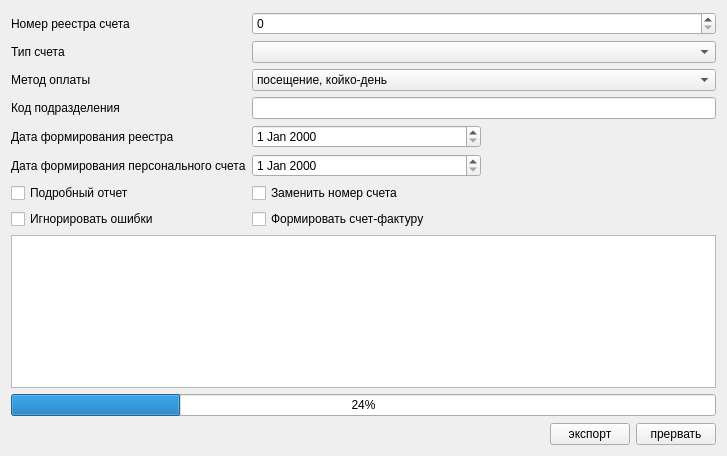
<?xml version="1.0" encoding="UTF-8"?>
<ui version="4.0">
 <class>ExportR23NativePage1</class>
 <widget class="QWidget" name="ExportR23NativePage1">
  <property name="geometry">
   <rect>
    <x>0</x>
    <y>0</y>
    <width>727</width>
    <height>456</height>
   </rect>
  </property>
  <property name="windowTitle">
   <string>Form</string>
  </property>
  <layout class="QGridLayout">
   <item row="4" column="1" colspan="2">
    <widget class="QComboBox" name="cmbPayMethod">
     <item>
      <property name="text">
       <string>посещение, койко-день</string>
      </property>
     </item>
     <item>
      <property name="text">
       <string>простая, сложная и комплексная</string>
      </property>
     </item>
     <item>
      <property name="text">
       <string>законченный случай лечения</string>
      </property>
     </item>
    </widget>
   </item>
   <item row="1" column="1" colspan="2">
    <widget class="QSpinBox" name="edtRegistryNumber">
     <property name="maximum">
      <number>99999</number>
     </property>
    </widget>
   </item>
   <item row="14" column="0" colspan="3">
    <layout class="QHBoxLayout" name="horizontalLayout">
     <item>
      <spacer>
       <property name="orientation">
        <enum>Qt::Horizontal</enum>
       </property>
       <property name="sizeHint" stdset="0">
        <size>
         <width>40</width>
         <height>20</height>
        </size>
       </property>
      </spacer>
     </item>
     <item>
      <widget class="QPushButton" name="btnExport">
       <property name="text">
        <string>экспорт</string>
       </property>
      </widget>
     </item>
     <item>
      <widget class="QPushButton" name="btnCancel">
       <property name="text">
        <string>прервать</string>
       </property>
      </widget>
     </item>
    </layout>
   </item>
   <item row="2" column="1" colspan="2">
    <widget class="CRBComboBox" name="cmbAccountType"/>
   </item>
   <item row="1" column="0">
    <widget class="QLabel" name="lblRegistryNumber">
     <property name="text">
      <string>Номер реестра счета</string>
     </property>
     <property name="buddy">
      <cstring>edtRegistryNumber</cstring>
     </property>
    </widget>
   </item>
   <item row="10" column="0">
    <widget class="QCheckBox" name="chkIgnoreErrors">
     <property name="text">
      <string>Игнорировать ошибки</string>
     </property>
    </widget>
   </item>
   <item row="2" column="0">
    <widget class="QLabel" name="lblAccountType">
     <property name="text">
      <string>Тип счета</string>
     </property>
     <property name="buddy">
      <cstring>cmbAccountType</cstring>
     </property>
    </widget>
   </item>
   <item row="11" column="0" colspan="3">
    <widget class="QTextBrowser" name="logBrowser"/>
   </item>
   <item row="9" column="0">
    <widget class="QCheckBox" name="chkVerboseLog">
     <property name="text">
      <string>Подробный отчет</string>
     </property>
    </widget>
   </item>
   <item row="4" column="0">
    <widget class="QLabel" name="lblPayMethod">
     <property name="text">
      <string>Метод оплаты</string>
     </property>
     <property name="buddy">
      <cstring>cmbPayMethod</cstring>
     </property>
    </widget>
   </item>
   <item row="13" column="0" colspan="3">
    <spacer>
     <property name="orientation">
      <enum>Qt::Vertical</enum>
     </property>
     <property name="sizeHint" stdset="0">
      <size>
       <width>20</width>
       <height>40</height>
      </size>
     </property>
    </spacer>
   </item>
   <item row="0" column="0" colspan="3">
    <spacer>
     <property name="orientation">
      <enum>Qt::Vertical</enum>
     </property>
     <property name="sizeHint" stdset="0">
      <size>
       <width>20</width>
       <height>40</height>
      </size>
     </property>
    </spacer>
   </item>
   <item row="12" column="0" colspan="3">
    <widget class="CProgressBar" name="progressBar">
     <property name="value">
      <number>24</number>
     </property>
    </widget>
   </item>
   <item row="5" column="0">
    <widget class="QLabel" name="lblOrgStructureCode">
     <property name="toolTip">
      <string>Код подразделения, в которое был направлен пациент из внешней организации</string>
     </property>
     <property name="text">
      <string>Код подразделения</string>
     </property>
     <property name="buddy">
      <cstring>edtOrgStructureCode</cstring>
     </property>
    </widget>
   </item>
   <item row="5" column="1" colspan="2">
    <widget class="QLineEdit" name="edtOrgStructureCode">
     <property name="toolTip">
      <string>Код подразделения, в которое был направлен пациент из внешней организации</string>
     </property>
     <property name="inputMask">
      <string>99999; </string>
     </property>
    </widget>
   </item>
   <item row="9" column="1">
    <widget class="QCheckBox" name="chkUpdateAccountNumber">
     <property name="text">
      <string>Заменить номер счета</string>
     </property>
    </widget>
   </item>
   <item row="6" column="0">
    <widget class="QLabel" name="lblDats">
     <property name="toolTip">
      <string>Используется для заполнения поля &lt;b&gt;DATS&lt;/b&gt;</string>
     </property>
     <property name="text">
      <string>Дата формирования реестра</string>
     </property>
    </widget>
   </item>
   <item row="7" column="0">
    <widget class="QLabel" name="lblDatps">
     <property name="toolTip">
      <string>Используется для заполнения поля &lt;b&gt;DATPS&lt;/b&gt;</string>
     </property>
     <property name="text">
      <string>Дата формирования персонального счета</string>
     </property>
    </widget>
   </item>
   <item row="6" column="1">
    <widget class="CDateEdit" name="edtDats">
     <property name="toolTip">
      <string>Используется для заполнения поля &lt;b&gt;DATS&lt;/b&gt;</string>
     </property>
    </widget>
   </item>
   <item row="7" column="1">
    <widget class="CDateEdit" name="edtDatps">
     <property name="toolTip">
      <string>Используется для заполнения поля &lt;b&gt;DATPS&lt;/b&gt;</string>
     </property>
    </widget>
   </item>
   <item row="10" column="1">
    <widget class="QCheckBox" name="chkGenInvoice">
     <property name="text">
      <string>Формировать счет-фактуру</string>
     </property>
    </widget>
   </item>
  </layout>
 </widget>
 <customwidgets>
  <customwidget>
   <class>CDateEdit</class>
   <extends>QDateEdit</extends>
   <header>library/DateEdit</header>
  </customwidget>
  <customwidget>
   <class>CRBComboBox</class>
   <extends>QComboBox</extends>
   <header>library/crbcombobox</header>
  </customwidget>
  <customwidget>
   <class>CProgressBar</class>
   <extends>QProgressBar</extends>
   <header>library/ProgressBar.h</header>
  </customwidget>
 </customwidgets>
 <tabstops>
  <tabstop>edtRegistryNumber</tabstop>
  <tabstop>cmbAccountType</tabstop>
  <tabstop>cmbPayMethod</tabstop>
  <tabstop>edtOrgStructureCode</tabstop>
  <tabstop>chkVerboseLog</tabstop>
  <tabstop>chkIgnoreErrors</tabstop>
  <tabstop>logBrowser</tabstop>
  <tabstop>btnExport</tabstop>
  <tabstop>btnCancel</tabstop>
 </tabstops>
 <resources/>
 <connections/>
</ui>
